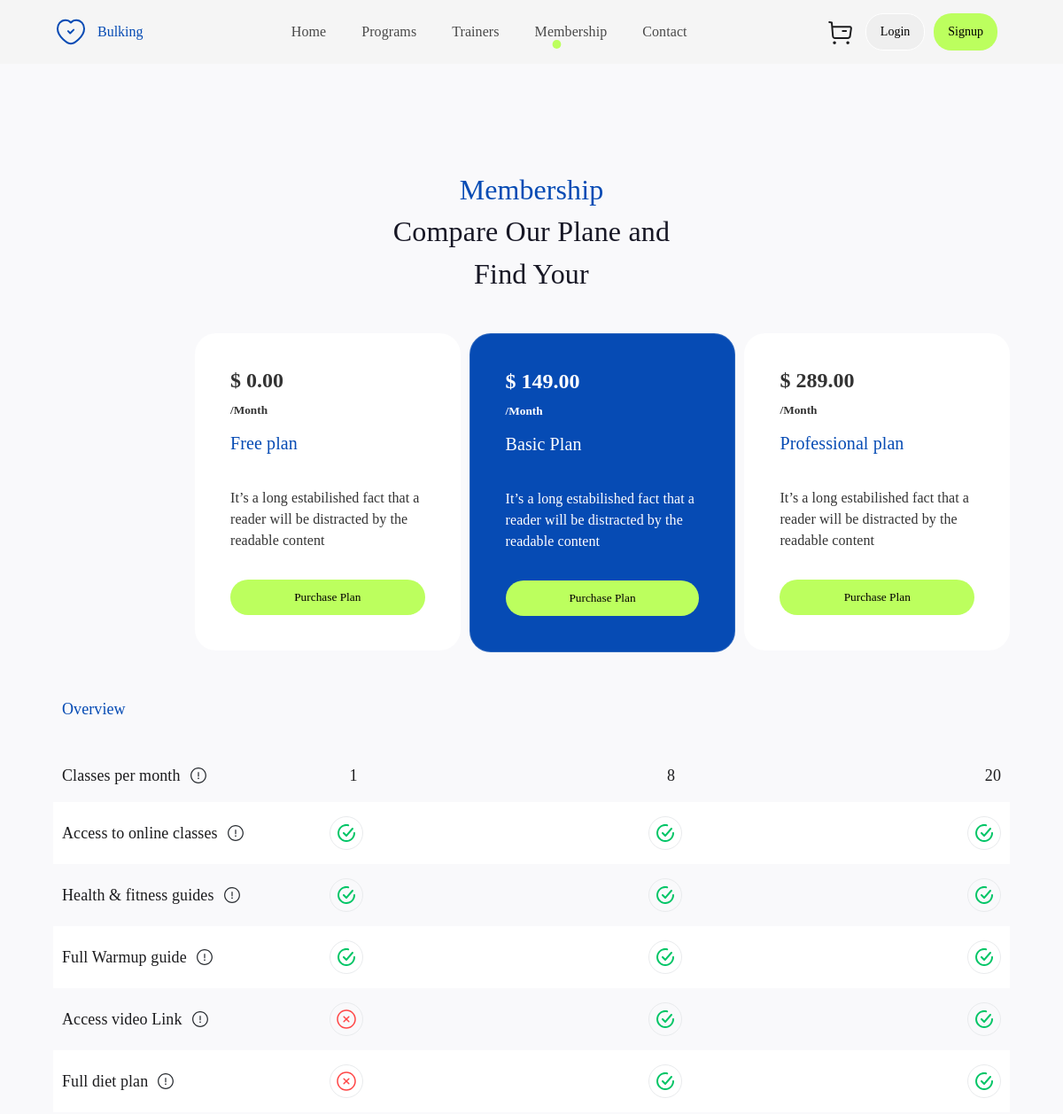
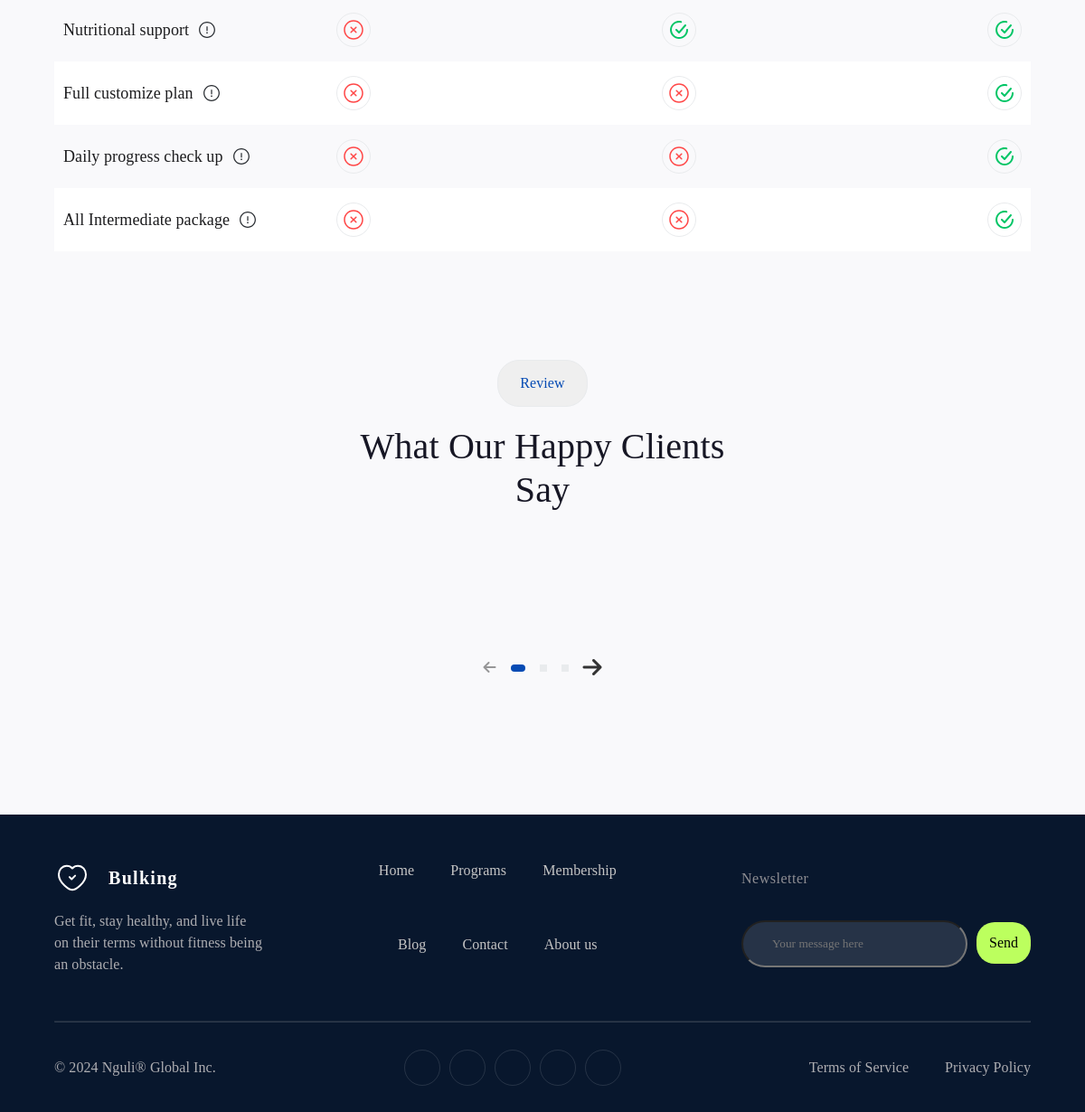
Page /membership/ on the committed database (2 pictures, top to bottom).
### core/models.py (models this page shows)
class Plan(models.Model):
    price = models.DecimalField(max_digits=10, decimal_places=2, default=0.00, verbose_name='Plan dəyəri')
    name = models.CharField(max_length=100, verbose_name='Plan adı')
    classes = models.CharField(max_length=100, verbose_name='Daxil olan sinif sayı')
    packages = models.CharField(max_length=100, verbose_name='Daxil olanlar')
    tutorials = models.CharField(max_length=100, verbose_name='Qaynaqlar')
    content = RichTextField(max_length=500, verbose_name='Məlumat', default='')
    about = RichTextField(max_length=1000, verbose_name='Haqqında', default='')
    istheright = RichTextField(max_length=1000, verbose_name='Niye bu plan?', default='')
    duration_days = models.PositiveIntegerField(default=30, verbose_name='Planın müddəti (gün)')

### core/views.py (the view)
# urls.py: path('membership/' ,membership_view,name="membership"),
def membership_view(request):
    user_auth(request)
    plans=Plan.objects.all()
    return render(request,'membership.html',{'plans':plans})

### core/context_processors.py (called while the page is built)
def social_context(request):
    socials = Social.objects.all()
    return {'socials': socials}

### core/views.py (called while the page is built)
def user_auth(request):
    if request.method == 'POST':
        form_id = request.POST.get('form_id')
        action = request.POST.get('action')
        if form_id == 'securitypasswordform':
            user = authenticate(username=username_global, password=password_global)
            if user is not None:
                login(request, user)
        elif action == 'logout':
            logout(request)
    else:
        form = AuthenticationForm()

### templates/membership.html (shortened to what this page needs)
{% extends "base.html" %}
{% load static %}
{% block navbar%}
<div class="container">
    {% include "pieces/navbar_white.html" %}
</div>
{% endblock %}
{% block body %}
<section class="member">
    <div class="membershipzone">
        <div class="container">
            <div class="membership">
                <div class="membertitle">
                    <p>Membership</p>
                    <h2>Compare Our Plane and Find Your</h2>
                </div>
                <div class="plans" id="membershipplans">
                    {% for plan in plans %}
                    {% if forloop.counter == 2 %}
                    <div class="plan plan2">
                        <div class="types_planes">
                            <h2>$ {{plan.price}}</h2>
                            <h5>/Month</h5>
                            <h4>{{plan.name}}</h4>
                        </div>
                        <div class="plancontent">
                            <p>{{plan.content|safe}}</p>
                        </div>
                        <a class="purchasebutt" href="{% url 'membership_detail' plan.id %}"><button id="purchase">Purchase Plan</button></a>
                    </div>
                    {% else %}
                    <div class="plan">
                        <div class="types_planes">
                            <h2>$ {{plan.price}}</h2>
                            <h5>/Month</h5>
                            <h4>{{plan.name}}</h4>
                        </div>
                        <div class="plancontent">
                            <p>{{plan.content|safe}}</p>
                        </div>
                        <a class="purchasebutt" href="{% url 'membership_detail' plan.id %}"><button id="purchase">Purchase Plan</button></a>
                    </div>
                    {% endif %}
                    {% endfor %}
                </div>
            </div>
        </div>
    </div>
    <div class="container">
        <div class="overview">
            <p>Overview</p>
            <ul>
                <li>
                    <div class="overviewinfo">
                        <p>Classes per month</p>
                        <i><img src="{% static 'media/info-circle.svg' %}" alt=""></i>
                    </div>
                    <div class="overviewcontent">
                        <div class="ovcon"><p>1</p></div>
                        <div class="ovcon"><p>8</p></div>
                        <div class="ovcon"><p>20</p></div>
                    </div>
                </li>
                <li>
                    <div class="overviewinfo">
                        <p>Access to online classes</p>
                        <i><img src="{% static 'media/info-circle.svg' %}" alt=""></i>
                    </div>
                    <div class="overviewcontent">
                        <div class="ovcont"><i><img src="{% static 'media/checkmark-circle-outline.svg' %}" alt=""></i>
                        </div>
                        <div class="ovcont"><i><img src="{% static 'media/checkmark-circle-outline.svg' %}" alt=""></i>
                        </div>
                        <div class="ovcont"><i><img src="{% static 'media/checkmark-circle-outline.svg' %}" alt=""></i>
                        </div>
                    </div>
                </li>
                <li>
                    <div class="overviewinfo">
                        <p>Health & fitness guides</p>
                        <i><img src="{% static 'media/info-circle.svg' %}" alt=""></i>
                    </div>
                    <div class="overviewcontent">
                        <div class="ovcont"><i><img src="{% static 'media/checkmark-circle-outline.svg' %}" alt=""></i>
                        </div>
                        <div class="ovcont"><i><img src="{% static 'media/checkmark-circle-outline.svg' %}" alt=""></i>
                        </div>
                        <div class="ovcont"><i><img src="{% static 'media/checkmark-circle-outline.svg' %}" alt=""></i>
                        </div>
                </li>
                <li>
                    <div class="overviewinfo">
                        <p>Full Warmup guide</p>
                        <i><img src="{% static 'media/info-circle.svg' %}" alt=""></i>
                    </div>
                    <div class="overviewcontent">
                        <div class="ovcont"><i><img src="{% static 'media/checkmark-circle-outline.svg' %}" alt=""></i>
                        </div>
                        <div class="ovcont"><i><img src="{% static 'media/checkmark-circle-outline.svg' %}" alt=""></i>
                        </div>
                        <div class="ovcont"><i><img src="{% static 'media/checkmark-circle-outline.svg' %}" alt=""></i>
                        </div>
                    </div>
                </li>
                <li>
                    <div class="overviewinfo">
                        <p>Access video Link</p>
                        <i><img src="{% static 'media/info-circle.svg' %}" alt=""></i>
                    </div>
                    <div class="overviewcontent">
                        <div class="ovcont"><i><img src="{% static 'media/close-circle.svg' %}" alt=""></i></div>
                        <div class="ovcont"><i><img src="{% static 'media/checkmark-circle-outline.svg' %}" alt=""></i>
                        </div>
                        <div class="ovcont"><i><img src="{% static 'media/checkmark-circle-outline.svg' %}" alt=""></i>
                        </div>
                    </div>
                </li>
                <li>
                    <div class="overviewinfo">
                        <p>Full diet plan</p>
                        <i><img src="{% static 'media/info-circle.svg' %}" alt=""></i>
                    </div>
                    <div class="overviewcontent">
                        <div class="ovcont"><i><img src="{% static 'media/close-circle.svg' %}" alt=""></i></div>
                        <div class="ovcont"><i><img src="{% static 'media/checkmark-circle-outline.svg' %}" alt=""></i>
                        </div>
                        <div class="ovcont"><i><img src="{% static 'media/checkmark-circle-outline.svg' %}" alt=""></i>
                        </div>
                    </div>
                </li>
                <li>
                    <div class="overviewinfo">
                        <p>Nutritional support</p>
                        <i><img src="{% static 'media/info-circle.svg' %}" alt=""></i>
                    </div>
                    <div class="overviewcontent">
                        <div class="ovcont"><i><img src="{% static 'media/close-circle.svg' %}" alt=""></i></div>
                        <div class="ovcont"><i><img src="{% static 'media/checkmark-circle-outline.svg' %}" alt=""></i>
                        </div>
                        <div class="ovcont"><i><img src="{% static 'media/checkmark-circle-outline.svg' %}" alt=""></i>
                        </div>
                    </div>
                </li>
                <li>
                    <div class="overviewinfo">
                        <p>Full customize plan</p>
                        <i><img src="{% static 'media/info-circle.svg' %}" alt=""></i>
                    </div>
                    <div class="overviewcontent">
                        <div class="ovcont"><i><img src="{% static 'media/close-circle.svg' %}" alt=""></i></div>
                        <div class="ovcont"><i><img src="{% static 'media/close-circle.svg' %}" alt=""></i></div>
                        <div class="ovcont"><i><img src="{% static 'media/checkmark-circle-outline.svg' %}" alt=""></i>
                        </div>
                    </div>
                </li>
                <li>
                    <div class="overviewinfo">
                        <p>Daily progress check up</p>
                        <i><img src="{% static 'media/info-circle.svg' %}" alt=""></i>
                    </div>
                    <div class="overviewcontent">
                        <div class="ovcont"><i><img src="{% static 'media/close-circle.svg' %}" alt=""></i></div>
                        <div class="ovcont"><i><img src="{% static 'media/close-circle.svg' %}" alt=""></i></div>
                        <div class="ovcont"><i><img src="{% static 'media/checkmark-circle-outline.svg' %}" alt=""></i>
                        </div>
                    </div>
                </li>
                <li>
                    <div class="overviewinfo">
                        <p>All Intermediate package</p>
                        <i><img src="{% static 'media/info-circle.svg' %}" alt=""></i>
                    </div>
                    <div class="overviewcontent">
                        <div class="ovcont"><i><img src="{% static 'media/close-circle.svg' %}" alt=""></i></div>
                        <div class="ovcont"><i><img src="{% static 'media/close-circle.svg' %}" alt=""></i></div>
                        <div class="ovcont"><i><img src="{% static 'media/checkmark-circle-outline.svg' %}" alt=""></i>
                        </div>
                    </div>
                </li>
            </ul>
        </div>
    </div>
</section>
{% endblock %}
{% block review %}
{% include "pieces/review.html" %}
{% endblock %}

### templates/base.html (shortened to what this page needs)
{% load static %}
<!DOCTYPE html>
<html lang="en">
<head>
    <link rel="stylesheet" href="{% static 'CSS/main.css' %}">
</head>
<body>
    <div id="content" style="display: none;">
        {% block content %}
        {% block navbar %}
        {% endblock %}
        {% block body %}
        {% endblock %}
        {% block review %}
        {% endblock %}
        <div class="mainfooter">
            <div class="container">
                <div class="maincontent">
                    <div class="symbol">
                        <div class="info">
                            <img src="{% static 'media/heart_white.svg' %}" alt="">
                            <p>Bulking</p>
                        </div>
                        <div class="infocontent">
                            <p>Get fit, stay healthy, and live life on their terms without fitness being an
                                obstacle.
                            </p>
                        </div>
                    </div>
                    <div class="menus">
                        <ul id="row1">
                            <li><a href="{% url 'home' %}">Home</a></li>
                            <li><a href="{% url 'programs' %}">Programs</a></li>
                            <li><a href="{% url 'membership' %}">Membership</a></li>
                        </ul>
                        <ul id="row2">
                            <li><a href="{% url 'blog' %}">Blog</a></li>
                            <li><a href="{% url 'contact' %}">Contact</a></li>
                            <li><a href="{% url 'about' %}">About us</a></li>
                        </ul>
                    </div>
                    <div class="mail">
                        <p>Newsletter</p>
                        <div class="form">
                            <form id="newslettersend" method="post">
                                <input id="messageinput" type="text" name="message" placeholder="Your message here"
                                    required>
                                <button type="submit" id="mailbutton">Send</button>
                            </form>
                        </div>
                    </div>
                </div>
                <hr>
                <div class="social">
                    <p>© 2024 Nguli® Global Inc.</p>
                    <ul>
                        {% for social in socials %}
                        <li><a target="_blank" href="{{ social.address }}"><img src="{{ social.icon.url }}" alt=""></a>
                        </li>
                        {% endfor %}
                    </ul>
                    <div class="policy">
                        <a href="{% url 'terms' %}">
                            <p>Terms of Service</p>
                        </a>
                        <a href="{% url 'privacy_policy' %}">
                            <p>Privacy Policy</p>
                        </a>
                    </div>
                </div>
            </div>
        </div>
    {% endblock %}
</body>
</html>

### static/css/main.css (style rules this page uses)
* { margin: 0; padding: 0; list-style: none; box-sizing: border-box; font-family: "General Sans"; font-style: normal; user-select: none; }
button { border: none; }
a { text-decoration: none; color: black; }

### static/css/membership.css (style rules this page uses)
.overview { display: flex; justify-content: space-between; flex-direction: column; flex-wrap: nowrap; }
.plancontent p { font-size: 16px; font-weight: 400; line-height: 24px; letter-spacing: 0.08px; }
.overviewinfo { display: flex; min-width: 28%; align-items: center; gap: 10px; }
.ovcon { margin-left: 12px; }
.overviewcontent { width: 100%; display: flex; justify-content: space-between; align-items: flex-start; padding: 0 10px; }
.overviewcontent i, .overviewcontent p { display: flex; justify-content: center; align-items: center; gap: 4px; }
.overview ul li { padding: 16px 0; display: flex; justify-content: flex-start; align-items: center; }
.overview ul li:nth-child(even) { background: #FFF; }
.ovcont { display: flex; padding: 0.375rem; justify-content: center; align-items: center; gap: 0.5rem; border-radius: 1.25rem; border: 1px solid #E9EBED; }
.overviewcontent p, .overviewinfo p { color: #1C1C1E; }
.overview>p { color: #064BB4; padding-bottom: 30px; }
.overview>p, .overviewcontent p, .overviewinfo p { font-size: 1.125rem; font-weight: 500; line-height: 1.8rem; letter-spacing: 0.09px; padding-left: 10px; }
.purchasebutt { width: 100%; }

### static/css/blog.css (style rules this page uses)
ul { padding: 0; list-style: none; }

### static/css/trainers.css (style rules this page uses)
body { background-color: #F9F9FB; }

### static/css/programs.css (style rules this page uses)
.form { height: 70px; }

### static/css/privacy_policy.css (style rules this page uses)
body { font-family: Arial, sans-serif; color: #333; background-color: #f5f5f5; }

### static/css/faq.css (style rules this page uses)
a { text-decoration: none; color: #333; }

### templates/base.html (style rules this page uses)
#content { display: none; }

### rows in the picture
Plan: price "0.00", name "Free plan", content "It’s a long estabilished fact that a reader will be distracted by the readable content"
Plan: price "149.00", name "Basic Plan", content "It’s a long estabilished fact that a reader will be distracted by the readable content"
Plan: price "289.00", name "Professional plan", content "It’s a long estabilished fact that a reader will be distracted by the readable content"
